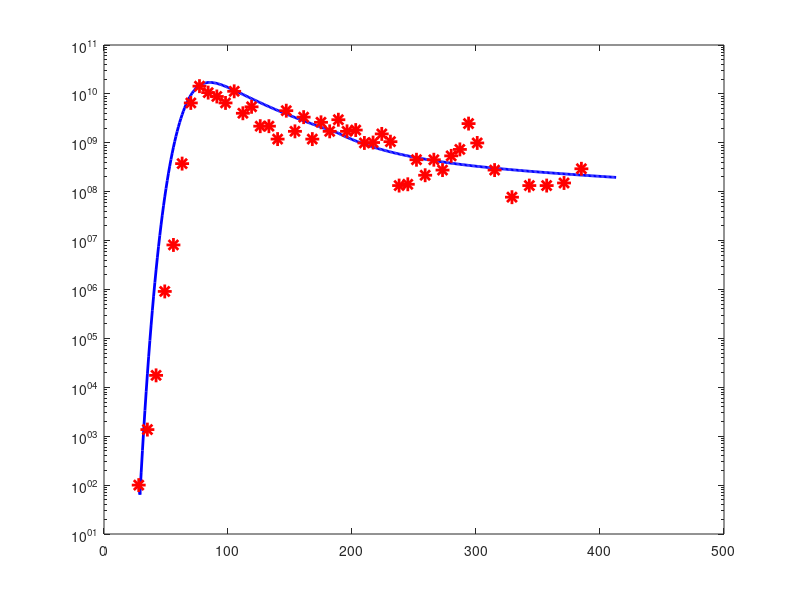

MATLAB code to generate this figure:
clc; 
clear all;
figure(1)
title('Ch1616');
xlabel('time');
ylabel('HBV DNA'); 

para(2,8)=0;
% para(1)=lambda,    para(2)=k,    para(3)=a, para(4)=gamma, para(5)=beta, para(6)=mu, para(7)=delta, para(8)=c      

 para(1,:)=[25398026 3.183e-12  172   0.29  2.9293  0.066   0.0718  3.809];
 para(2,:)=[25829482 1.001e-12  110   0.49   2.0000  0.019   0.0380  4.485];

for i=1:1:2
    if i==1
    initial_cond=[2*10^9.9  0 100 0];
    t=28:1:189;
    end
    if i==2

    t=189:1:413;
    end
f=@(t,y) [para(i,1)-para(i,6).*y(1)-para(i,2).*y(1).*y(4);para(i,2).*y(1).*y(4)-para(i,7).*y(2);
    para(i,3).*y(2)+para(i,4).*(1-0.8).*y(3)-0.8.*para(i,5).*y(3)-para(i,7).*y(3);
    0.8.*para(i,5).*y(3)-para(i,8).*y(4)];
if i==1
[t,y1] = ode45(f, t,initial_cond);
 semilogy(t,y1(:,3),'b-','LineWidth',2);
 hold on
end
if i==2
[t,y2] = ode45(f, t,initial_cond);
 semilogy(t,y2(:,3),'b-','LineWidth',2);
 hold on
end
if i==1
 initial_cond=y1(end,:);
end
if i==2
 initial_cond=y2(end,:);
end

end
tdata_cases = [28; 35; 42; 49; 56; 63; 70; 77; 84; 91; 98; 105; 112; 119;...
    126; 133; 140; 147; 154; 161; 168; 175; 182; 189; 196; 203; 210; 217; 224;...
               231; 238; 245; 252; 259; 266; 273; 280; 287; 294; 301;...
               315; 329; 343; 357; 371; 385];
dna_datas = [100; 1365.57; 17547.90; 912842.90; 8145000; 375195300;...
     6534036000; 14401770000; 10626800000; 8855125000; 6534036000;...
     11292890000; 4017542000; 5444696000; 2187429000; 2187430000;...
     1190989000; 4536968000; 1715234000; 3347746000; 1190989000;...
     2625076000;  1715234000; 2964471000; 1715234000; 1822746000;...
      992429500; 1012746000; 1518861000; 1054635000; 133478900;...
      141845400; 450262100; 217086900; 450262100; 276849800;...
     540347700; 732295700; 2470241000; 992429500; 276849800;...
     77230490; 133478900; 133478900; 150736300; 294202800]; 
 semilogy(tdata_cases,dna_datas,'r*','MarkerSize',10,'LineWidth',2);
 hold on 
